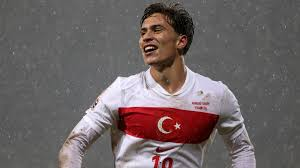
#> input picture OpenCV Uygulamalar/kenan.jpeg, 300 x 168 px, found by its file name
$ python GoruntuAynalama.py
#> lines starting #> are read from the running program, lines starting #| are printed output that depends on the picture
import cv2

img = cv2.imread(r"C:\Users\MUSA\Desktop\OpenCV Uygulamalar\kenan.jpeg")
#> img is the input picture: shape (168, 300, 3); mean B, G, R 100.8, 100.4, 110.2
flipped = cv2.flip(img, 1) # 1:Yatay çevirme, 0: Dikey çevirme
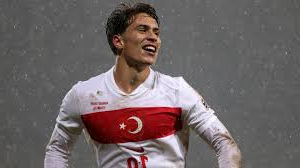
#> flipped: shape (168, 300, 3); mean B, G, R 100.8, 100.4, 110.2
cv2.imshow("Aynalanmiş Görüntü", flipped)
cv2.waitKey(0)
cv2.destroyAllWindows()

$ run again, with OpenCV Uygulamalar/MilliTakim.jpg copied over OpenCV Uygulamalar/kenan.jpeg
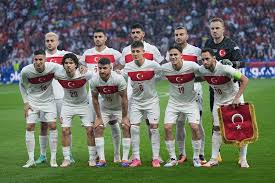
#> input picture OpenCV Uygulamalar/MilliTakim.jpg, 275 x 183 px, found by its file name
#> img is the input picture: shape (183, 275, 3); mean B, G, R 98.2, 112.5, 108.6
#> `flipped = cv2.flip(img, 1)`:
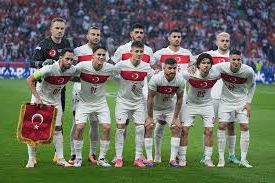
#> flipped: shape (183, 275, 3); mean B, G, R 98.2, 112.5, 108.6
